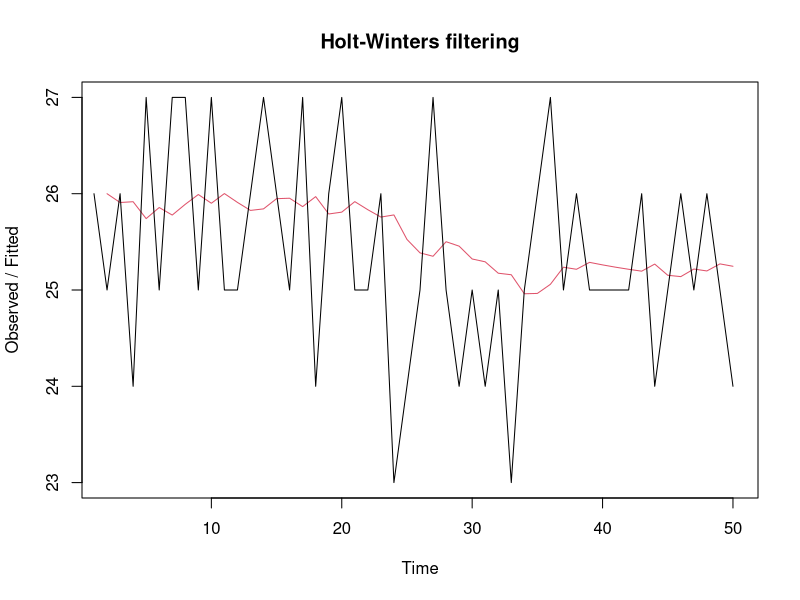

Here is the R script that generated this plot:
setwd("~/TechCareer/World-of-R")
df <- read.csv("SmoothingData.csv")
print(df)

ts_x <- ts(df$x, start = df$tm[1], frequency = 1)
ts_x

fit <- HoltWinters(ts_x, beta = FALSE, gamma = FALSE)
fit
plot(fit)
# 
# fit_ses <- HoltWinters(df$x, beta = FALSE, gamma = FALSE)
# fit_ses
# plot(fit_ses)
